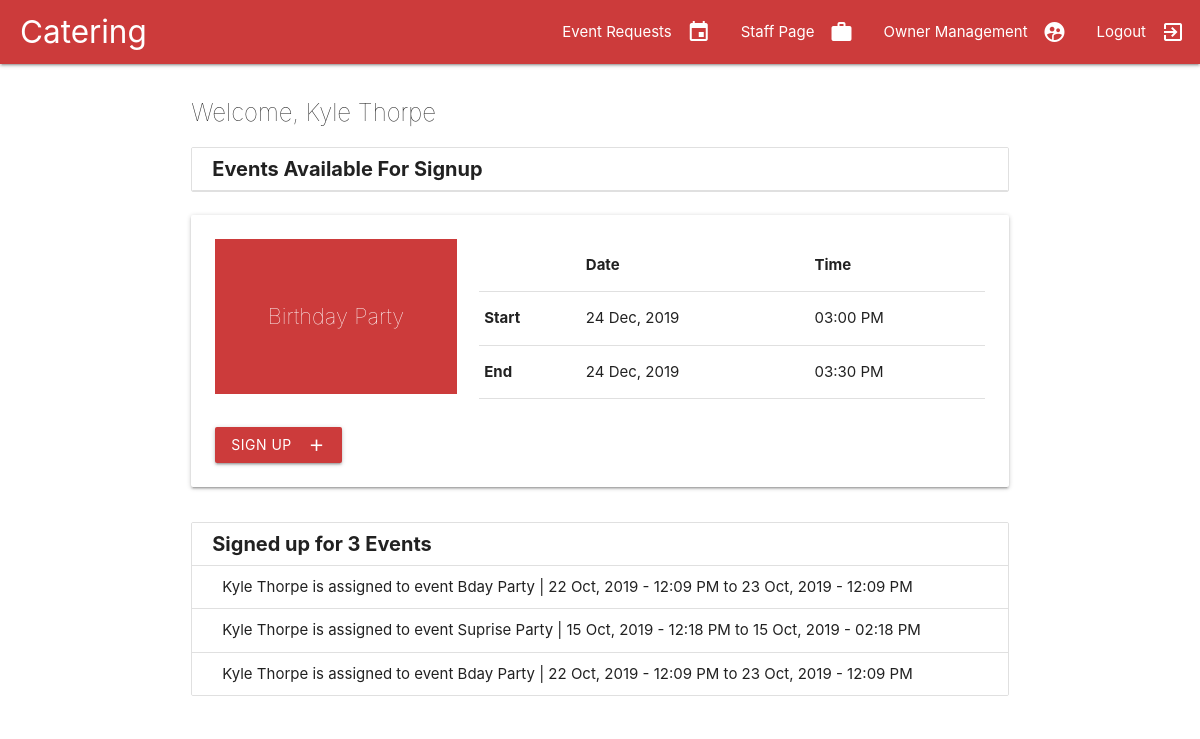
The app's page /staff/ (signed in) with its own data.
### models.py (models this page shows, shortened)
class Staff(db.Model):
	staff_id = db.Column(db.Integer, primary_key=True)
	username = db.Column(db.String(24), nullable=False)
	pw_hash = db.Column(db.String(64), nullable=False)
	assignments = db.relationship("Assignment")

class EventRequest(db.Model):
	__tablename__ = "eventrequest"
	request_id = db.Column(db.Integer, primary_key=True)
	name = db.Column(db.String(128), nullable=False)
	start_datetime = db.Column(db.DateTime(), nullable=False)
	end_datetime = db.Column(db.DateTime(), nullable=False)
	user_id = db.Column(db.Integer, db.ForeignKey('customer.user_id'), nullable=False)
	assignments = db.relationship("Assignment")

class Assignment(db.Model):
	assignment_id = db.Column(db.Integer, primary_key=True)
	request_id = db.Column(db.Integer, db.ForeignKey("eventrequest.request_id"))
	staff_id = db.Column(db.Integer, db.ForeignKey('staff.staff_id'))
	staff = db.relationship("Staff", back_populates="assignments")
	request = db.relationship("EventRequest", back_populates="assignments")
	def __repr__(self):
		return self.staff.username + " is assigned to event " + self.request.name + " | " + self.request.start_datetime.strftime('%d %b, %Y') + " - " + self.request.start_datetime.strftime('%I:%M %p') + " to " + self.request.end_datetime.strftime('%d %b, %Y') + " - " + self.request.end_datetime.strftime('%I:%M %p')

### catering.py (the view)
@app.route("/staff/",  methods=["POST", "GET"])
def staff():
	error = None
	if "staff_id" not in session:
		abort(401)
	staff = Staff.query.filter_by(staff_id=session["staff_id"]).first()
	reqs = EventRequest.query.order_by(EventRequest.start_datetime.asc()).all()
	for req in reqs:
		for assignment in req.assignments:
			if staff.staff_id == assignment.staff_id:
				reqs.remove(req) # Take it off the list of requests the staff can sign up for
	return render_template('staff.html', assignments=staff.assignments, requests=reqs, staff=staff, error=error)

### templates/staff.html (shortened to what this page needs)
{% extends "layout.html" %}
{% block body %}
{% with messages = get_flashed_messages() %}
<div class="container">
  <div class="row">
    <div class="col s12">
      <h2 class="welcome-msg">Welcome, {{ staff.username }}</h2>
      <ul class="collection with-header" id="eventsList">
        <li class="collection-header"><h4>Events Available For Signup</h4></li>
      </ul>
      <div class="row">
        {% for req in requests %}
          {% if req.assignments|length < 3 %}
          <div class="col s12">
            <div class="card">
              <div class="card-content">
                <div class="row" style="margin-bottom:0px;">
                  <div class="col s4">
                    <div class="left-title valign-wrapper">
                      <p>{{ req.name }}</p>
                    </div>
                  </div>
                  <div class="col s8">
                    <table>
                      <thead>
                        <tr>
                            <th></th>
                            <th>Date</th>
                            <th>Time</th>
                        </tr>
                      </thead>
                      <tbody>
                        <tr>
                          <td><b>Start</b></td>
                          <td>{{ req.start_datetime.strftime('%d %b, %Y') }}</td>
                          <td>{{req.start_datetime.strftime('%I:%M %p')}}</td>
                        </tr>
                        <tr>
                          <td><b>End</b></td>
                          <td>{{ req.end_datetime.strftime('%d %b, %Y') }}</td>
                          <td>{{ req.end_datetime.strftime('%I:%M %p') }}</td>
                        </tr>
                      </tbody>
                    </table>
                  </div>
                  <div class="col s12">
                    <br/>
                    <form method="POST" action="/addStaff/">
                      <button style="margin-top:5px;" class="btn waves-effect waves-light" type="submit" name="action">Sign Up
                        <i class="material-icons right">add</i>
                      </button>
                    </form>
                  </div>
                </div>
              </div>
            </div>
          </div>
          {% endif %}
        {% endfor %}
      </div>
      <ul class="collection with-header" id="eventsList">
        <li class="collection-header"><h4>Signed up for {{ assignments|length }} Events</h4></li>
        {% for assignment in assignments %}
          <li class="collection-item">{{ assignment }}</li>
        {% endfor %}
      </ul>
    </div>
  </div>
</div>
{% endwith %}
{% endblock %}

### static/style.css (style rules this page uses)
.collection-header h4 { font-size:20px; margin:0px; font-weight:bold; }
.welcome-msg { font-size:24px; font-weight:100; }
.left-title { background-color:#cc3b3b; color:white; align-items: center; justify-content: center; height:155px; }
.left-title p { padding:10px; font-size:22px; font-weight:100; }
.btn { background-color:#cc3b3b !important; }

### records on screen
Staff: username "Kyle Thorpe"
EventRequest: name "Birthday Party", start_datetime "24 Dec, 2019", start_datetime "03:00 PM", end_datetime "24 Dec, 2019", end_datetime "03:30 PM"
Assignment: end_datetime "Kyle Thorpe is assigned to event Bday Party | 22 Oct, 2019 - 12:09 PM to 23 Oct, 2019 - 12:09 PM"
Assignment: end_datetime "Kyle Thorpe is assigned to event Suprise Party | 15 Oct, 2019 - 12:18 PM to 15 Oct, 2019 - 02:18 PM"
Assignment: end_datetime "Kyle Thorpe is assigned to event Bday Party | 22 Oct, 2019 - 12:09 PM to 23 Oct, 2019 - 12:09 PM"

### other values on screen
{{ assignments|length }} "3"
